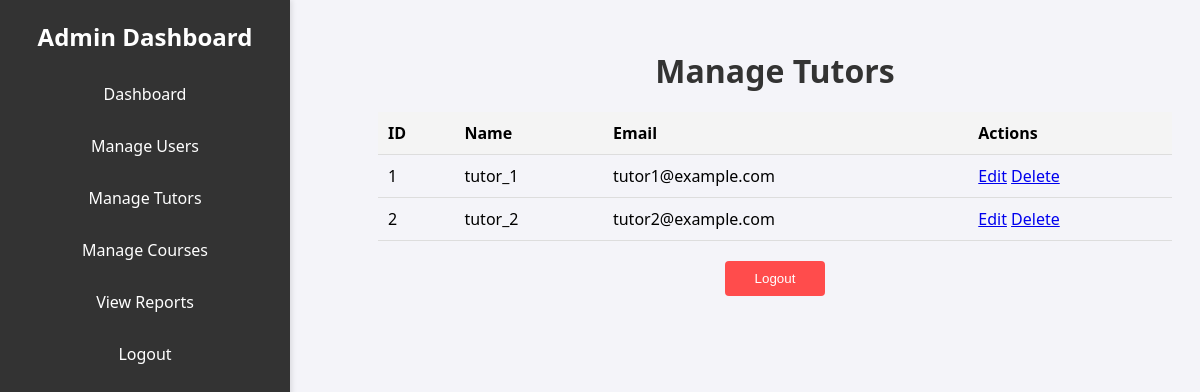
The page /manage_tutors.php on the database as committed earlier.
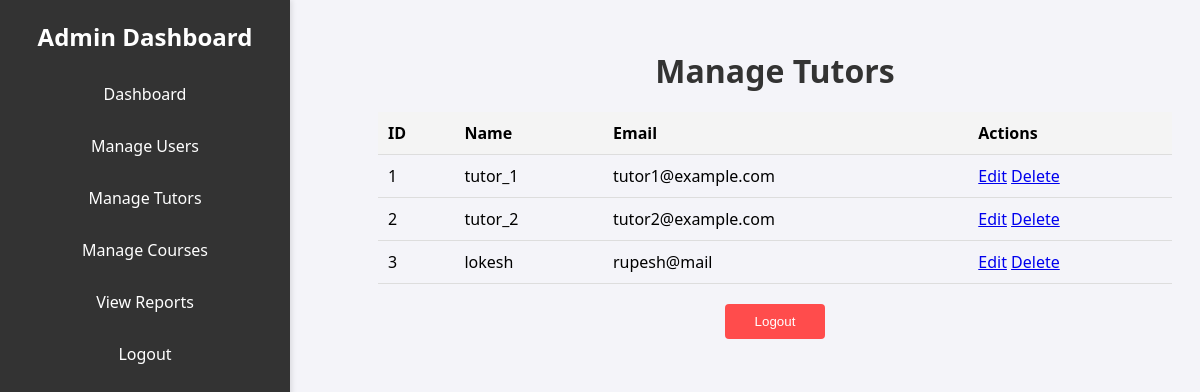
The same page on the database as committed later.
### tables this page shows
CREATE TABLE `tutors` (
  `id` int(11) NOT NULL,
  `username` varchar(50) NOT NULL,
  `password` varchar(255) NOT NULL,
  `email` varchar(100) NOT NULL,
  `subject` varchar(100) NOT NULL,
  `created_at` timestamp NOT NULL DEFAULT current_timestamp()
);

### manage_tutors.php (the view, shortened to what this page needs)
<?php
$conn = new mysqli('localhost', 'root', '', 'elearning_platform');
$result = $conn->query("SELECT * FROM tutors");
?>
<!DOCTYPE html>
<html lang="en">
<head>
</head>
<body>
    <div class="sidebar">
        <h2>Admin Dashboard</h2>
        <a href="admin_dashboard.php">Dashboard</a>
        <a href="manage_users.php">Manage Users</a>
        <a href="manage_tutors.php">Manage Tutors</a>
        <a href="manage_courses.php">Manage Courses</a>
        <a href="view_reports.php">View Reports</a>
        <a href="logout.php">Logout</a>
    </div>
    <div class="main-content">
        <h1>Manage Tutors</h1>
        <table>
            <thead>
                <tr>
                    <th>ID</th>
                    <th>Name</th>
                    <th>Email</th>
                    <th>Actions</th>
                </tr>
            </thead>
            <tbody>
                <?php while ($row = $result->fetch_assoc()): ?>
                    <tr>
                        <td><?php echo $row['id']; ?></td>
                        <td><?php echo $row['username']; ?></td>
                        <td><?php echo $row['email']; ?></td>
                        <td>
                            <a href="edit_tutor.php?id=<?php echo $row['id']; ?>">Edit</a>
                            <a href="delete_tutor.php?id=<?php echo $row['id']; ?>" onclick="return confirm('Are you sure?')">Delete</a>
                        </td>
                    </tr>
                <?php endwhile; ?>
            </tbody>
        </table>
        <button class="logout-btn" onclick="location.href='logout.php'">Logout</button>
    </div>
</body>
</html>

Rows that differ between the two databases and show on the page:
added tutors: id "3", username "lokesh", email "rupesh@mail"
